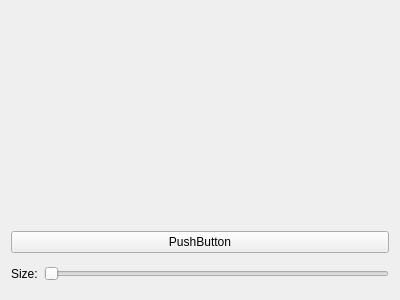
<?xml version="1.0" encoding="UTF-8"?>
<ui version="4.0">
 <class>HSOPBrushGui</class>
 <widget class="QWidget" name="HSOPBrushGui">
  <property name="geometry">
   <rect>
    <x>0</x>
    <y>0</y>
    <width>400</width>
    <height>300</height>
   </rect>
  </property>
  <property name="windowTitle">
   <string>Form</string>
  </property>
  <layout class="QGridLayout" name="gridLayout">
   <item row="0" column="0" colspan="2">
    <widget class="QLabel" name="imageLabel">
     <property name="minimumSize">
      <size>
       <width>200</width>
       <height>200</height>
      </size>
     </property>
     <property name="maximumSize">
      <size>
       <width>200</width>
       <height>200</height>
      </size>
     </property>
     <property name="text">
      <string/>
     </property>
    </widget>
   </item>
   <item row="1" column="0" colspan="2">
    <widget class="QPushButton" name="SelectButton">
     <property name="text">
      <string>PushButton</string>
     </property>
     <property name="checkable">
      <bool>true</bool>
     </property>
    </widget>
   </item>
   <item row="2" column="0">
    <widget class="QLabel" name="label">
     <property name="text">
      <string>Size:</string>
     </property>
    </widget>
   </item>
   <item row="2" column="1">
    <widget class="QSlider" name="sizeSlider">
     <property name="minimum">
      <number>1</number>
     </property>
     <property name="maximum">
      <number>600</number>
     </property>
     <property name="orientation">
      <enum>Qt::Horizontal</enum>
     </property>
    </widget>
   </item>
  </layout>
 </widget>
 <resources/>
 <connections/>
</ui>
